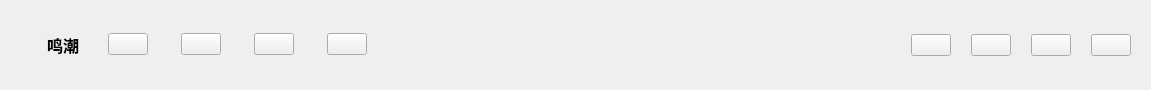
<?xml version="1.0" encoding="UTF-8"?>
<ui version="4.0">
 <class>TopBar</class>
 <widget class="QWidget" name="TopBar">
  <property name="geometry">
   <rect>
    <x>0</x>
    <y>0</y>
    <width>1151</width>
    <height>90</height>
   </rect>
  </property>
  <property name="windowTitle">
   <string>Form</string>
  </property>
  <property name="styleSheet">
   <string notr="true"/>
  </property>
  <layout class="QHBoxLayout" name="horizontalLayout_4">
   <property name="spacing">
    <number>20</number>
   </property>
   <property name="leftMargin">
    <number>30</number>
   </property>
   <property name="topMargin">
    <number>0</number>
   </property>
   <property name="bottomMargin">
    <number>0</number>
   </property>
   <item>
    <layout class="QHBoxLayout" name="horizontalLayout" stretch="0,0">
     <property name="spacing">
      <number>10</number>
     </property>
     <property name="rightMargin">
      <number>0</number>
     </property>
     <item>
      <widget class="QLabel" name="labelLogo">
       <property name="maximumSize">
        <size>
         <width>48</width>
         <height>48</height>
        </size>
       </property>
       <property name="text">
        <string/>
       </property>
       <property name="pixmap">
        <pixmap resource="Resource.qrc">:/imgs/icons/Appico.ico</pixmap>
       </property>
       <property name="scaledContents">
        <bool>true</bool>
       </property>
      </widget>
     </item>
     <item>
      <widget class="QLabel" name="labelName">
       <property name="font">
        <font>
         <family>新宋体</family>
         <pointsize>12</pointsize>
         <bold>true</bold>
         <strikeout>false</strikeout>
         <kerning>false</kerning>
        </font>
       </property>
       <property name="text">
        <string>鸣潮</string>
       </property>
       <property name="scaledContents">
        <bool>true</bool>
       </property>
       <property name="alignment">
        <set>Qt::AlignCenter</set>
       </property>
      </widget>
     </item>
    </layout>
   </item>
   <item>
    <layout class="QHBoxLayout" name="horizontalLayout_2">
     <property name="spacing">
      <number>15</number>
     </property>
     <property name="bottomMargin">
      <number>2</number>
     </property>
     <item>
      <widget class="QWidget" name="wKujiequ" native="true">
       <layout class="QGridLayout" name="gridLayout">
        <item row="0" column="0">
         <widget class="QPushButton" name="btnKujiequ">
          <property name="text">
           <string/>
          </property>
          <property name="icon">
           <iconset resource="Resource.qrc">
            <normaloff>:/imgs/icons/kujiequ.png</normaloff>:/imgs/icons/kujiequ.png</iconset>
          </property>
          <property name="iconSize">
           <size>
            <width>32</width>
            <height>32</height>
           </size>
          </property>
         </widget>
        </item>
       </layout>
      </widget>
     </item>
     <item>
      <widget class="QWidget" name="wWechat" native="true">
       <layout class="QGridLayout" name="gridLayout_4">
        <item row="0" column="0">
         <widget class="QPushButton" name="btnWechat">
          <property name="text">
           <string/>
          </property>
          <property name="icon">
           <iconset resource="Resource.qrc">
            <normaloff>:/imgs/icons/Wechat.png</normaloff>:/imgs/icons/Wechat.png</iconset>
          </property>
          <property name="iconSize">
           <size>
            <width>32</width>
            <height>32</height>
           </size>
          </property>
         </widget>
        </item>
       </layout>
      </widget>
     </item>
     <item>
      <widget class="QWidget" name="wWeibo" native="true">
       <layout class="QGridLayout" name="gridLayout_2">
        <item row="0" column="0">
         <widget class="QPushButton" name="btnWeibo">
          <property name="text">
           <string/>
          </property>
          <property name="icon">
           <iconset resource="Resource.qrc">
            <normaloff>:/imgs/icons/WeiBo.png</normaloff>:/imgs/icons/WeiBo.png</iconset>
          </property>
          <property name="iconSize">
           <size>
            <width>32</width>
            <height>32</height>
           </size>
          </property>
         </widget>
        </item>
       </layout>
      </widget>
     </item>
     <item>
      <widget class="QWidget" name="wQQ" native="true">
       <layout class="QGridLayout" name="gridLayout_3">
        <item row="0" column="0">
         <widget class="QPushButton" name="btnQQ">
          <property name="text">
           <string/>
          </property>
          <property name="icon">
           <iconset resource="Resource.qrc">
            <normaloff>:/imgs/icons/QQ.png</normaloff>:/imgs/icons/QQ.png</iconset>
          </property>
          <property name="iconSize">
           <size>
            <width>32</width>
            <height>32</height>
           </size>
          </property>
         </widget>
        </item>
       </layout>
      </widget>
     </item>
    </layout>
   </item>
   <item>
    <spacer name="horizontalSpacer">
     <property name="orientation">
      <enum>Qt::Horizontal</enum>
     </property>
     <property name="sizeHint" stdset="0">
      <size>
       <width>496</width>
       <height>20</height>
      </size>
     </property>
    </spacer>
   </item>
   <item>
    <widget class="QWidget" name="widget" native="true">
     <layout class="QHBoxLayout" name="horizontalLayout_3">
      <property name="spacing">
       <number>20</number>
      </property>
      <property name="leftMargin">
       <number>0</number>
      </property>
      <property name="topMargin">
       <number>11</number>
      </property>
      <property name="bottomMargin">
       <number>11</number>
      </property>
      <item>
       <widget class="QPushButton" name="btnService">
        <property name="text">
         <string/>
        </property>
        <property name="icon">
         <iconset resource="Resource.qrc">
          <normaloff>:/imgs/icons/service.png</normaloff>:/imgs/icons/service.png</iconset>
        </property>
        <property name="iconSize">
         <size>
          <width>26</width>
          <height>26</height>
         </size>
        </property>
       </widget>
      </item>
      <item>
       <widget class="QPushButton" name="btnSetting">
        <property name="text">
         <string/>
        </property>
        <property name="icon">
         <iconset resource="Resource.qrc">
          <normaloff>:/imgs/icons/setting.png</normaloff>:/imgs/icons/setting.png</iconset>
        </property>
        <property name="iconSize">
         <size>
          <width>26</width>
          <height>26</height>
         </size>
        </property>
       </widget>
      </item>
      <item>
       <widget class="QPushButton" name="btnMinium">
        <property name="text">
         <string/>
        </property>
        <property name="icon">
         <iconset resource="Resource.qrc">
          <normaloff>:/imgs/icons/minium.png</normaloff>:/imgs/icons/minium.png</iconset>
        </property>
        <property name="iconSize">
         <size>
          <width>26</width>
          <height>26</height>
         </size>
        </property>
       </widget>
      </item>
      <item>
       <widget class="QPushButton" name="btnClose">
        <property name="text">
         <string/>
        </property>
        <property name="icon">
         <iconset resource="Resource.qrc">
          <normaloff>:/imgs/icons/close.png</normaloff>:/imgs/icons/close.png</iconset>
        </property>
        <property name="iconSize">
         <size>
          <width>26</width>
          <height>26</height>
         </size>
        </property>
       </widget>
      </item>
     </layout>
    </widget>
   </item>
  </layout>
 </widget>
 <resources>
  <include location="Resource.qrc"/>
 </resources>
 <connections/>
</ui>
